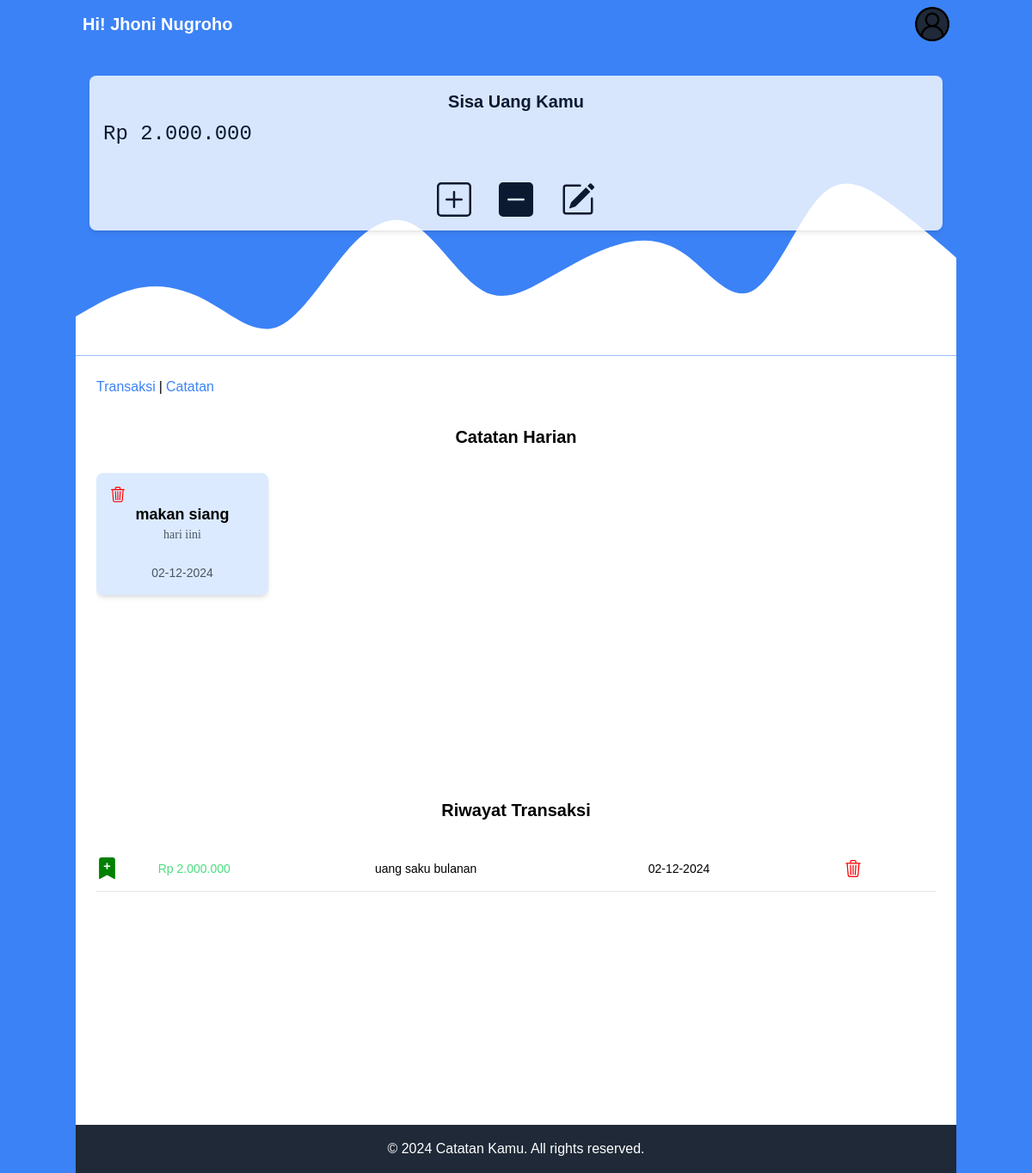
/index.php (signed in), run on the app's committed database.
### tables this page shows
CREATE TABLE `user` (
  `id_user` int(11) NOT NULL,
  `name_user` varchar(500) NOT NULL,
  `email_user` varchar(500) NOT NULL,
  `password_user` varchar(500) NOT NULL,
  `image_user` varchar(500) NOT NULL,
  `saldo_user` varchar(500) NOT NULL
);

CREATE TABLE `catatan` (
  `id_catatan` int(11) NOT NULL,
  `id_user` varchar(500) NOT NULL,
  `judul_catatan` varchar(500) NOT NULL,
  `catatan` text NOT NULL,
  `tanggal_catatan` varchar(500) NOT NULL
);

CREATE TABLE `transaksi` (
  `id_transaksi` int(11) NOT NULL,
  `id_user` varchar(500) NOT NULL,
  `saldo_transaksi` varchar(500) NOT NULL,
  `keterangan_transaksi` text NOT NULL,
  `tanggal_transaksi` varchar(500) NOT NULL,
  `jenis_transaksi` varchar(500) NOT NULL
);

### index.php (the view, shortened to what this page needs)
<?php
include 'config.php';
?>
<!DOCTYPE html>
<html lang="en">
<head>
  <script src="https://cdn.tailwindcss.com"></script>
</head>
<body class="container mx-auto bg-blue-500 text-black min-h-screen font-[sans-serif]">
  <?php
      $id_user = $_SESSION['id_user'];
      $saldo = $koneksi->query("SELECT * FROM user WHERE id_user = '$id_user'");
      $row = $saldo->fetch_assoc();
      ?>
  <header class="bg-blue-500 text-white p-2">
    <div class="container mx-auto flex justify-between items-center">
      <h3 class="text-xl font-bold">Hi! <?=$_SESSION['name_user']?></h3>
      <div class="relative">
        <button id="openpopup" type="button" class="relative flex rounded-full bg-gray-800 text-sm focus:outline-none focus:ring-2 focus:ring-white focus:ring-offset-2 focus:ring-offset-gray-800">
          <img src="img/<?php if($row['image_user'] == '-'){echo 'user.png';}else{echo 'profile/'.$row['image_user'];}?>" class="w-10 h-10 rounded-full" alt="">
        </button>
      </div>
    </div>
  </header>
  <main class="container opacity-80 mx-auto absolute z-20 mt-4 p-4">
    <div class="bg-white shadow-md rounded-lg p-4">
      <h2 class="text-xl font-semibold mb-2 text-center">Sisa Uang Kamu</h2>
      <h2 class="text-2xl font-[monospace] mb-[40px]">Rp <?php echo number_format($row['saldo_user'], 0, ',', '.'); ?></h2>
      <div class="flex justify-center gap-8">
        <div class="flex flex-col items-center">
          <button id="transaksi"></button>
        </div>
        <div class="flex flex-col items-center">
          <button id="transaksikurang"><svg xmlns="http://www.w3.org/2000/svg" width="40px" height="40px" fill="currentColor" class="bi bi-dash-square-fill" viewBox="0 0 16 16">
            <path d="M2 0a2 2 0 0 0-2 2v12a2 2 0 0 0 2 2h12a2 2 0 0 0 2-2V2a2 2 0 0 0-2-2zm2.5 7.5h7a.5.5 0 0 1 0 1h-7a.5.5 0 0 1 0-1"/>
          </svg></button>
        </div>
        <div class="flex flex-col items-center">
          <button id="catatan"></button>
        </div>
      </div>
    </div>
  </main>
  <div class="bg-white text-black p-4 gap-4  h-auto">
    <div class="p-2">
      <div class="flex flex-col pb-8">
        <div class="flex text-black gap-1">
          <a href="#" class="text-blue-500 hover:text-blue-800"><p>Transaksi</p></a>
          <p>|</p>
          <a href="#" class="text-blue-500 hover:text-blue-800"><p>Catatan</p></a>
        </div>
      </div>
      <h2 class="text-xl text-center font-semibold mb-7">Catatan Harian</h2>
      <div class="overflow-x-auto h-[350px]">
      <div class="flex space-x-4">
         <?php
         $querycatatan = $koneksi->query("SELECT * FROM catatan WHERE id_user = '$id_user'");
         if (mysqli_num_rows($querycatatan) > 0) {
          while ($rowcatatan = $querycatatan->fetch_assoc()) {
          ?>
        <div class="w-[200px] bg-blue-100 shadow-md rounded-lg p-4">
          <a href="hapus.php?jenis=catatan&id=<?=$rowcatatan['id_catatan']?>" class="pb-2">
          </a>
          <h2 class="text-lg font-semibold text-center"><?=$rowcatatan['judul_catatan']?></h2>
          <p class="text-sm text-gray-600 text-center font-[cursive]">
            <?=$rowcatatan['catatan']?>
          </p>
          <p class="pt-6 text-sm text-gray-600 text-center">
            <?=$rowcatatan['tanggal_catatan']?>
          </p>
        </div>
        <?php
            }
         } else {
        ?>
        <h2 class="text-lg text-center font-semibold text-red-400">Kamu belum memiliki catatan</h2>
        <?php
         }
         ?>
      </div>
    </div>
      <h2 class="text-xl text-center font-semibold mb-7 mt-7">Riwayat Transaksi</h2>
      <div class="relative overflow-x-auto overflow-y-auto h-[300px]">
        <table class="w-full text-sm text-left rtl:text-right text-dark">
            <tbody>
              <?php
              $querytransaksi = $koneksi->query("SELECT * FROM transaksi WHERE id_user = '$id_user' ORDER BY id_transaksi DESC");
              if (mysqli_num_rows($querytransaksi) > 0) {
                while ($rowtransaksi = $querytransaksi->fetch_assoc()) {
              ?>
            <tr class="border-b hover:bg-blue-200">
                  <th class="text-blue">
                  </th>
                    <th scope="row" class="<?php if($rowtransaksi['jenis_transaksi'] == '+'){echo 'text-green-400';}else{echo 'text-red-400';}?> px-6 py-4 font-medium text-dark whitespace-nowrap">
                        Rp <?php echo number_format($rowtransaksi['saldo_transaksi'], 0, ',', '.'); ?>
                    </th>
                    <td class="px-6 py-4 whitespace-nowrap">
                        <?=$rowtransaksi['keterangan_transaksi']?>
                    </td>
                    <td class="px-6 py-4 whitespace-nowrap">
                        <?=$rowtransaksi['tanggal_transaksi']?>
                    </td>
                    <td class="px-6 py-4">
                      <a href="hapus.php?jenis=transaksi&id=<?=$rowtransaksi['id_transaksi']?>">
                      </a>
                    </td>
                </tr>
                <?php
                  }
                } else {
                ?>
                <h2 class="text-lg text-center font-semibold text-red-400">Kamu belum memiliki riwayat transaksi</h2>
                <?php
                }
                ?>
            </tbody>
        </table>
      </div>
    </div>
  </div>
  <footer class="container bg-gray-800 text-white p-4 absolute">
    <div class="container mx-auto text-center">
      <p>&copy; 2024 Catatan Kamu. All rights reserved.</p>
    </div>
  </footer>
</body>
</html>

### index.php (style rules this page uses)
* { margin: 0; padding: 0; }

### data on the page
user: saldo_user "2.000.000"
catatan: judul_catatan "makan siang", catatan "hari iini", tanggal_catatan "02-12-2024"
transaksi: jenis_transaksi "+" (drawn), saldo_transaksi "2.000.000", keterangan_transaksi "uang saku bulanan", tanggal_transaksi "02-12-2024"

### other printed values
$_SESSION['name_user'] "Jhoni Nugroho"
